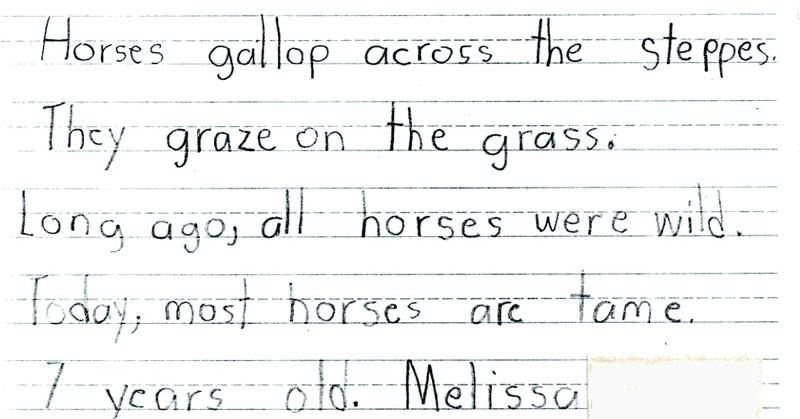
#> input picture _data/resource/note_child.jpg, 800 x 419 px
$ jupyter execute --allow-errors img_03_orc_doctr.ipynb
#> lines starting #> are read from the running program, lines starting #| are printed output that depends on the picture
[cell 1]
#!zypper --non-interactive in --no-recommends libpango-1_0-0 libharfbuzz0 libgthread-2_0-0
# # Extra dependencis
# !zypper --non-interactive in --no-recommends gcc gcc-c++ zlib-devel libffi-devel libjpeg-turbo openjpeg2 openjpeg2-devel

[cell 2]
# !pip install opencv-python python-doctr fonttools

[cell 3]
import cv2
import matplotlib.pyplot as plt
from doctr.io import DocumentFile
from doctr.models import ocr_predictor
from doctr.utils.visualization import visualize_page

#> (a cell that did not finish here is left out)

[cell 5]
# Load the image
img_path = '../_data/resource/note_child.jpg'
img = cv2.imread(img_path)
#> img is the input picture: shape (419, 800, 3); mean B, G, R 242.9, 243, 241.9
plt.imshow(img)

## doctr perform OCR on np array

#> (a cell that did not finish here is left out)

#> (a cell that did not finish here is left out)

## Visualize

#> (a cell that did not finish here is left out)

#> (a cell that did not finish here is left out)

## OCR result

#> (a cell that did not finish here is left out)

#> (a cell that did not finish here is left out)

#> (a cell that did not finish here is left out)

# Denoised image

[cell 13]
def salt_pepper_noise_removal(image_path, kernel_size=3):
    # Load the image
#> called with image_path = '../_data/resource/note_child.jpg', kernel_size = 3
    image = cv2.imread(image_path, cv2.IMREAD_COLOR)

    # Convert the image from BGR to RGB
    rgb_image = cv2.cvtColor(image, cv2.COLOR_BGR2RGB)

    # Apply a median filter to remove salt and pepper noise
    denoised_image = cv2.medianBlur(rgb_image, kernel_size)
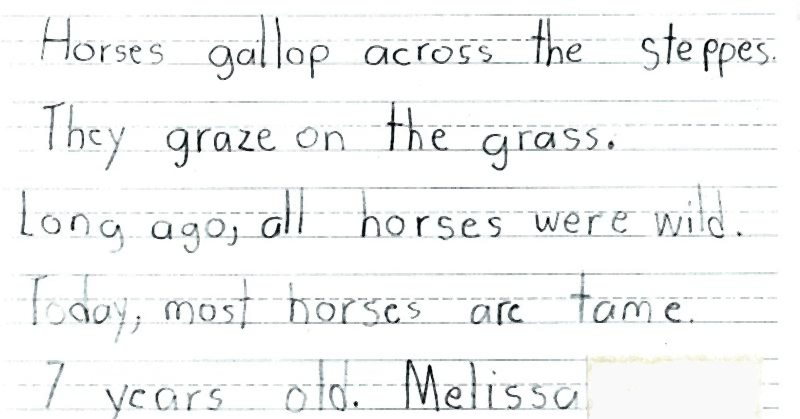
#> denoised_image: shape (419, 800, 3); mean R, G, B 244.2, 245.3, 245.3

    return denoised_image
